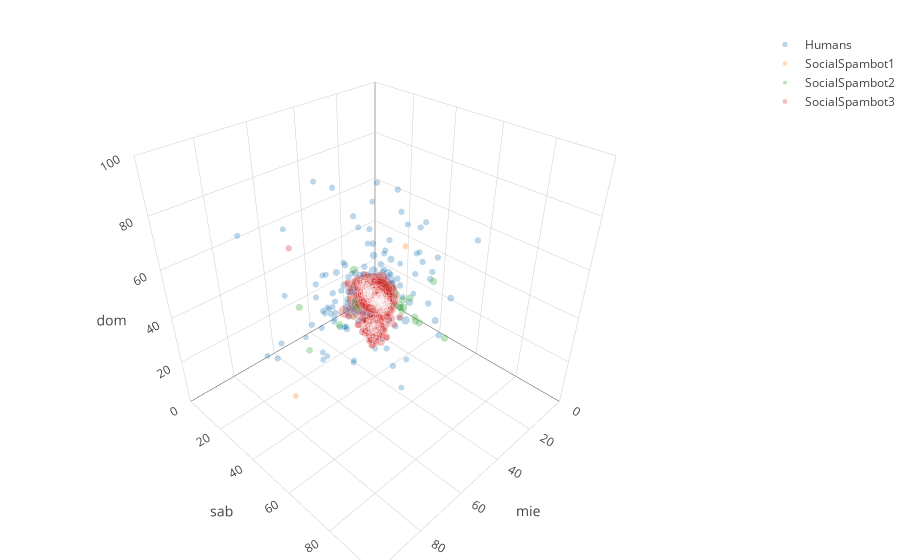

Notebook code cell kept with this figure:
### Code cell
trace, fig, layout = plotearVars([
    ['mie', [0,100]],
    ['sab', [0,100]],
    ['dom', [0,100]],
], 'semanas')

### Figure 1 — Plotly figure (JSON) as saved in the notebook; plotly's stock layout.template omitted (floating-point values rounded to 4 significant figures; data arrays with more than 128 entries replaced by an {"elided": "..."} marker saying what was removed)
{"data": [{"marker": {"opacity": 0.3, "size": {"elided": "1083 float values"}}, "mode": "markers", "name": "Humans", "type": "scatter3d", "uid": "c28e7884-96dc-432f-9388-c82dc8d6f983", "x": {"elided": "1083 float values"}, "y": {"elided": "1083 float values"}, "z": {"elided": "1083 float values"}}, {"marker": {"opacity": 0.3, "size": {"elided": "991 float values"}}, "mode": "markers", "name": "SocialSpambot1", "type": "scatter3d", "uid": "d59c6a91-6105-4ab0-bd68-702d52f0e25a", "x": {"elided": "991 float values"}, "y": {"elided": "991 float values"}, "z": {"elided": "991 float values"}}, {"marker": {"opacity": 0.3, "size": {"elided": "3457 float values"}}, "mode": "markers", "name": "SocialSpambot2", "type": "scatter3d", "uid": "b2298e0f-c960-49ca-8296-c81c6168fe04", "x": {"elided": "3457 float values"}, "y": {"elided": "3457 float values"}, "z": {"elided": "3457 float values"}}, {"marker": {"opacity": 0.3, "size": {"elided": "464 float values"}}, "mode": "markers", "name": "SocialSpambot3", "type": "scatter3d", "uid": "d031674b-863c-420b-912b-c399e3209131", "x": {"elided": "464 float values"}, "y": {"elided": "464 float values"}, "z": {"elided": "464 float values"}}], "layout": {"margin": {"b": 0, "l": 0, "r": 0, "t": 30}, "scene": {"aspectmode": "cube", "xaxis": {"range": [0, 100], "title": {"text": "mie"}}, "yaxis": {"range": [0, 100], "title": {"text": "sab"}}, "zaxis": {"range": [0, 100], "title": {"text": "dom"}}}}}
